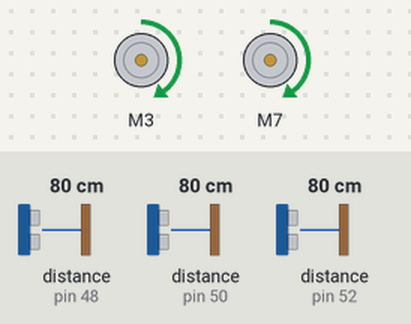
Bench run of a sketch on a simulated Arduino Mega 2560, built with avr-gcc and run on an emulated ATmega2560. Parts: 2 × DC motor (green arrow = forward, orange = backward, longer = faster). Wiring (inferred from the names in the program): ultrasonic range finder: trigger pin 51; echo pin 50. The test bench sets the inputs (shaded band); at power-on: distance to the obstacle (sensors on pin 50, pin 48, pin 52) 80 cm. The echo pulse lasts 58.3 µs per cm; what the sketch prints to the serial monitor is not drawn.

Above: at 1.2 s.
1.3 s: distance to the obstacle (sensor on pin 50) set to 50 cm
3.0 s: distance to the obstacle (sensor on pin 50) set to 43 cm
At 4.4 s:
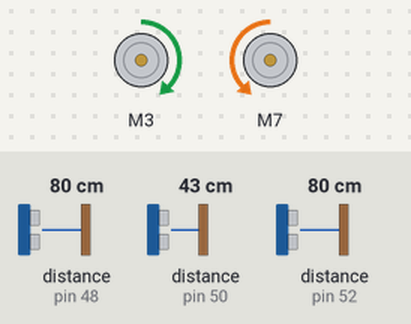
4.8 s: distance to the obstacle (sensor on pin 50) set to 60 cm
7.3 s: distance to the obstacle (sensor on pin 50) set to 2 cm
At 8.8 s:
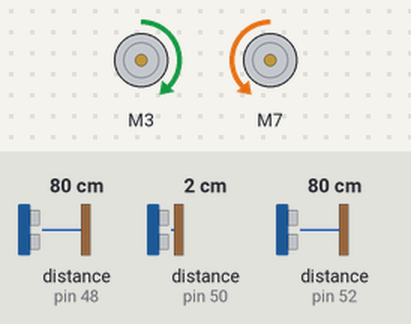
9.1 s: distance to the obstacle (sensor on pin 48) set to 2 cm
At 10.5 s:
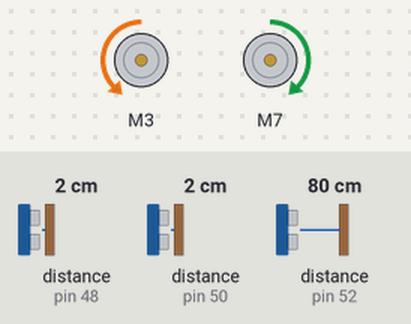
Timing chart, 0 to 12.1 s (numbered marks = the images above; inputs shaded):
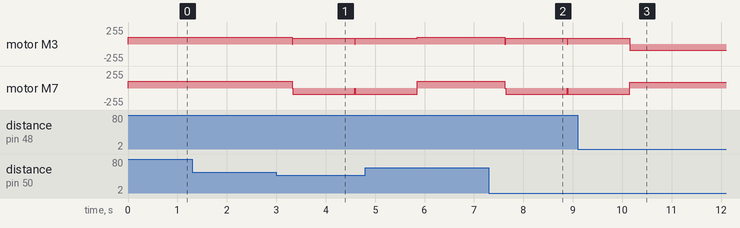

The sketch:

Autonomous_test.ino
```cpp
// This is the library for the TB6612 that contains the class Motor and all the
// functions
#include <SparkFun_TB6612.h>

// Pins for all inputs, keep in mind the PWM defines must be on PWM pins
// the default pins listed are the ones used on the Redbot (ROB-12097) with
// the exception of STBY which the Redbot controls with a physical switch
#define AIN1 3
#define BIN1 7
#define AIN2 4
#define BIN2 8
#define PWMA 5
#define PWMB 6
#define STBY 9
#define echoPinfront 50
#define trigPinfront 51
#define echoPinleft 52
#define trigPinleft 53
#define echoPinright 48
#define trigPinright 49

// these constants are used to allow you to make your motor configuration
// line up with function names like forward.  Value can be 1 or -1
const int offsetA = 1;
const int offsetB = 1;
long durationfront;
int distancefront = 46;
long durationleft;
int distanceleft;
long durationright;
int distanceright;
int Dreher = 0;
int ruck = 0;

// Initializing motors.  The library will allow you to initialize as many
// motors as you have memory for.  If you are using functions like forward
// that take 2 motors as arguements you can either write new functions or
// call the function more than once.
Motor motor1 = Motor(AIN1, AIN2, PWMA, offsetA, STBY);
Motor motor2 = Motor(BIN1, BIN2, PWMB, offsetB, STBY);

void setup()
{
  pinMode(trigPinfront, OUTPUT);
  pinMode(echoPinfront, INPUT);
  pinMode(trigPinleft, OUTPUT);
  pinMode(echoPinleft, INPUT);
  pinMode(trigPinright, OUTPUT);
  pinMode(echoPinright, INPUT);
  Serial.begin(9600); // // Serial Communication is starting with 9600 of baudrate speed
  Serial.println("Ultrasonic Sensor HC-SR04 Test"); // print some text in Serial Monitor
  Serial.println("with Arduino UNO R3");
}


void loop()
{
  while (distancefront <= 45){
    brake(motor1, motor2);
    digitalWrite(trigPinleft, LOW);
    delayMicroseconds(2);
    digitalWrite(trigPinleft, HIGH);
    delayMicroseconds(10);
    digitalWrite(trigPinleft, LOW);
    durationleft = pulseIn(echoPinleft, HIGH);
    distanceleft = durationleft * 0.034 / 2;

    digitalWrite(trigPinright, LOW);
    delayMicroseconds(2);
    digitalWrite(trigPinright, HIGH);
    delayMicroseconds(10);
    digitalWrite(trigPinright, LOW);
    durationright = pulseIn(echoPinright, HIGH);
    distanceright = durationright * 0.034 / 2;

    if (distanceleft <= distanceright)
    {
      Dreher = 0;
      Serial.print("Turn right");
      right(motor1, motor2, 180);
      right(motor1, motor2, 180);
      delay(1000);
      digitalWrite(trigPinfront, LOW);
      delayMicroseconds(2);
      digitalWrite(trigPinfront, HIGH);
      delayMicroseconds(10);
      digitalWrite(trigPinfront, LOW);
      durationfront = pulseIn(echoPinfront, HIGH);
      distancefront = durationfront * 0.034 / 2;
      Serial.print("Distancefront: ");
      Serial.print(distancefront);
      Serial.println(" cm");
      delay(250);
    }
    else
    {
     Dreher = 0;
     Serial.print("Turn left");
     left(motor1, motor2, 180);
     left(motor1, motor2, 180);
     delay(1000);
     digitalWrite(trigPinfront, LOW);
     delayMicroseconds(2);
    // Sets the trigPin HIGH (ACTIVE) for 10 microseconds
    digitalWrite(trigPinfront, HIGH);
    delayMicroseconds(10);
    digitalWrite(trigPinfront, LOW);
    // Reads the echoPin, returns the sound wave travel time in microseconds
    durationfront = pulseIn(echoPinfront, HIGH);
    // Calculating the distance
    distancefront = durationfront * 0.034 / 2; // Speed of sound wave divided by 2 (go and back)
    // Displays the distance on the Serial Monitor
    Serial.print("Distancefront: ");
    Serial.print(distancefront);
    Serial.println(" cm");
    delay(250);
    }
  }
 while (distancefront > 45)
 {
   forward(motor1, motor2, 100);
   Serial.print("Forward");
    digitalWrite(trigPinfront, LOW);
    delayMicroseconds(2);
    // Sets the trigPin HIGH (ACTIVE) for 10 microseconds
    digitalWrite(trigPinfront, HIGH);
    delayMicroseconds(10);
    digitalWrite(trigPinfront, LOW);
    // Reads the echoPin, returns the sound wave travel time in microseconds
    durationfront = pulseIn(echoPinfront, HIGH);
    // Calculating the distance
    distancefront = durationfront * 0.034 / 2; // Speed of sound wave divided by 2 (go and back)
    // Displays the distance on the Serial Monitor
    Serial.print("Distancefront: ");
    Serial.print(distancefront);
    Serial.println(" cm");
    delay(250);
  }
}
```

Measured:
- the behaviour switches between 47 and 46 cm on distance to the obstacle (sensor on pin 50) (found by bisection; images 0 and 1)
- after the input at 1.3 s, every drawn part: stays the same
- after the input at 3.0 s, motor M3: forward 100/255 → forward 90/255 after 0.32 s; motor M7: forward 100/255 → backward 90/255 after 0.32 s
- after the input at 7.3 s, motor M3: forward 100/255 → forward 90/255 after 0.33 s; motor M7: forward 100/255 → backward 90/255 after 0.33 s
